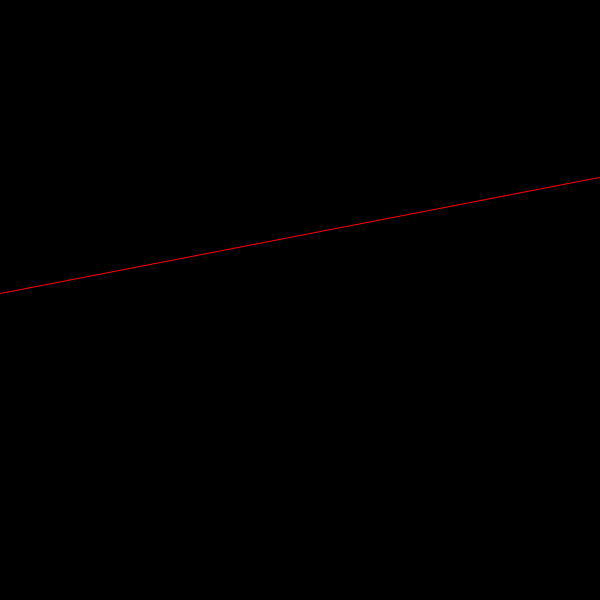
Frame 1 (no input)
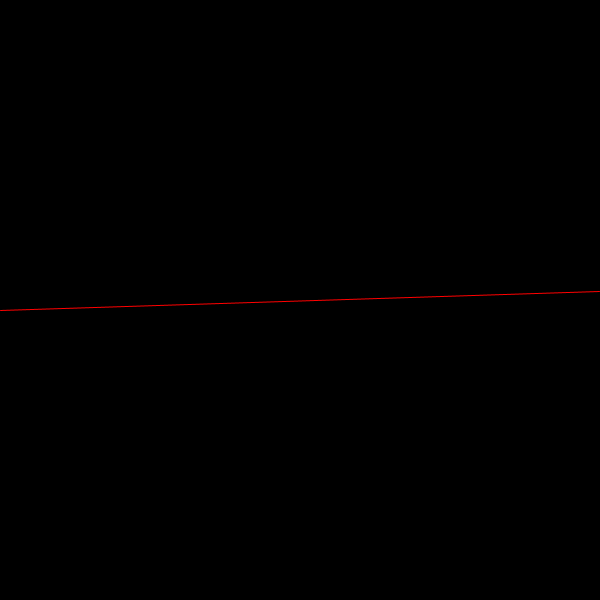
Frame 60 (the mouse pressed at the canvas centre just before this capture)
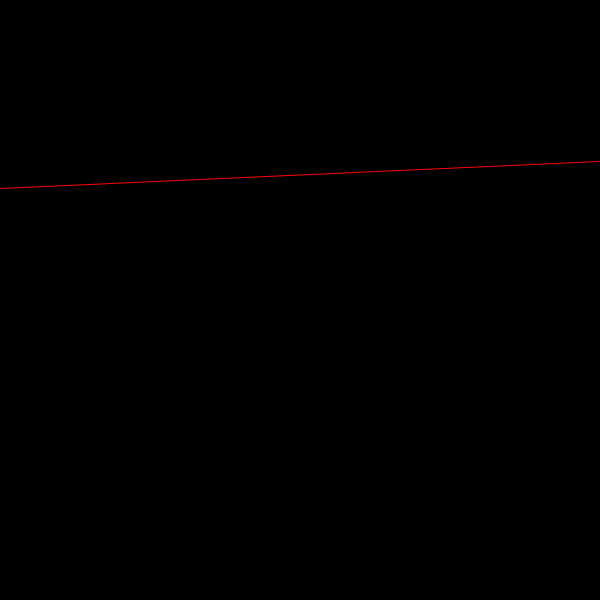
Frame 120 (the mouse held since frame 60 and released just before this capture)

The Processing sketch that drew these frames (run headless with seeded random() and noise(); from frame 60 on, the mouse is pressed at the canvas centre):

// Processing sketch: processing_130568
// ── processing_130568.pde

void setup() {
  size(600,600);
  frameRate(85);
}
void draw(){
  background(0);
  stroke (255,0,0);
  line ( 0, (random(100,400)), 599, (random(100,400)) );
}
